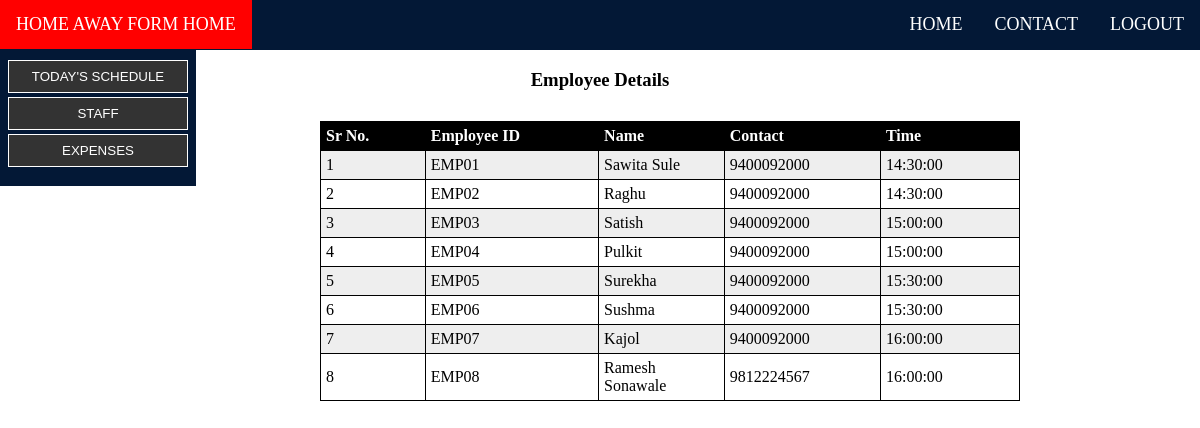
Screenshot of /Housekeeping/staff.php with the database file from the repository.
### tables this page shows
CREATE TABLE `Housekeeping` (
  `Employee_ID` int(1) NOT NULL,
  `Name` varchar(20) DEFAULT NULL,
  `Contact` bigint(20) DEFAULT NULL,
  `Time_slot` time DEFAULT NULL
);

### Housekeeping/staff.php (the view, shortened to what this page needs)
<?php
	require_once('../housekeeping.php');
	$emp = 'SELECT*FROM `Housekeeping`;';
	$out = $connect->query($emp);
	echo '<h3><center>Employee Details</center></h3>';
	echo '<table id="t01" style="margin-top:30px; margin-left: 320px; max-width: 700px;">';
			echo '<tr>';
				echo '<th style="width:50px">Sr No.</th>';
				echo '<th style="width:90px">Employee ID</th>';
				echo '<th style="width:40px">Name</th>';
				echo '<th style="width:70px">Contact</th> ';
				echo '<th style="width:70px">Time</th> ';
			echo '</tr>';
			$i = 1;
			while($row_e = $out->fetch_assoc())
			{
				echo "<tr>";
					echo "<td>".$i."</td>";
					echo "<td>EMP0".$row_e["Employee_ID"]."</td>";
					echo "<td>".$row_e["Name"]."</td>";
					echo "<td>".$row_e["Contact"]."</td>";
					echo "<td>".$row_e["Time_slot"]."</td>";
				echo "</tr>";
				$i = $i + 1;
			}
			echo '</table>';
?>

### housekeeping.php (shortened to what this page needs)
<html>
<link rel="stylesheet" href="/Hostel/auto_style.css">
<body>
	<ul class="nav-ul">
		<li><a href="/Hostel/housekeeping.php">HOME AWAY FORM HOME</a></li>
		<li style="float:right"><a href="/Hostel/logout.php">LOGOUT</a></li>
		<li style="float:right"><a href="#contact">CONTACT</a></li>
		<li style="float:right"><a href="/Hostel/auto.php">HOME</a></li>
	</ul>
	<div class="sidebar bar-block" style="background-color:#031836;width:15%; height: 120px; position:fixed">
	<center>
	<?php
		echo '<button onclick=window.document.location.href=\'/Hostel/Housekeeping/schedule.php\' class="bar-item button" style="width: 180px; background-color:#333;">TODAY\'S SCHEDULE</button>';
	?>
	<?php
		echo '<button onclick=window.document.location.href=\'/Hostel/Housekeeping/staff.php\' class="bar-item button" style="width: 180px; background-color:#333;">STAFF</button>';
	?>
	<?php
		echo '<button onclick="document.getElementById(\'expense\').style.display=\'block\'" class="bar-item button" style="width: 180px; background-color:#333;">EXPENSES</button>';
	?>
	</div>

### auto_style.css (style rules this page uses)
body { height:100%; width:100%; margin:0; }
.nav-ul { height:50px; font-size:18px; list-style-type: none; margin: 0; padding: 0; overflow: hidden; background-color: #031836; }
li { float: left; }
li a, .dropbtn { display: inline-block; color: white; text-align: center; padding: 14px 16px; text-decoration: none; }
button { display:inline-block;outline:0; padding:16px 32px;vertical-align:middle; overflow:hidden;text-decoration:none; color:black; text-align:center;cursor:pointer; }
.sidebar { height:100%;width:200px;background-color:#fff;z-index:1;overflow:auto; position:fixed }
.bar-block { width:100%;text-align:left;padding:8px 8px;width:100%;display:block;border:none;outline:none;float:none; position:static }
.bar-item { padding:8px 16px;float:left;width:80%;border:solid 1px white;outline:none;display:block; margin:2px 0px 2px 0px;text-decoration:none;color:#fff; }
table { width:100%; }
table, th, td { border: 1px solid black; border-collapse: collapse; }
th, td { padding: 5px; text-align: left; }
table#t01 tr:nth-child(even) { background-color: #eee; }
table#t01 tr:nth-child(odd) { background-color:#fff; }
table#t01 th { background-color: black; color: white; }

### rows the page displays
housekeeping: Employee_ID "1", Name "Sawita Sule", Contact "9400092000", Time_slot "14:30:00"
housekeeping: Employee_ID "2", Name "Raghu", Contact "9400092000", Time_slot "14:30:00"
housekeeping: Employee_ID "3", Name "Satish", Contact "9400092000", Time_slot "15:00:00"
housekeeping: Employee_ID "4", Name "Pulkit", Contact "9400092000", Time_slot "15:00:00"
housekeeping: Employee_ID "5", Name "Surekha", Contact "9400092000", Time_slot "15:30:00"
housekeeping: Employee_ID "6", Name "Sushma", Contact "9400092000", Time_slot "15:30:00"
housekeeping: Employee_ID "7", Name "Kajol", Contact "9400092000", Time_slot "16:00:00"
housekeeping: Employee_ID "8", Name "Ramesh Sonawale", Contact "9812224567", Time_slot "16:00:00"
